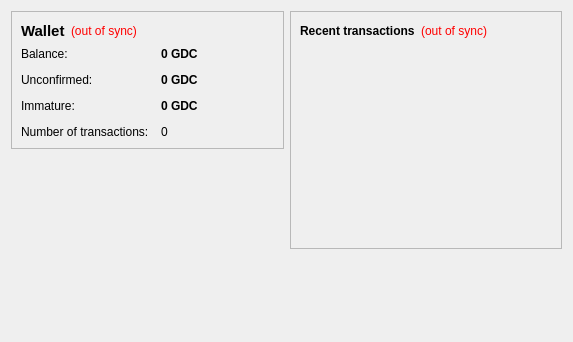
<?xml version="1.0" encoding="UTF-8"?>
<ui version="4.0">
 <class>OverviewPage</class>
 <widget class="QWidget" name="OverviewPage">
  <property name="geometry">
   <rect>
    <x>0</x>
    <y>0</y>
    <width>573</width>
    <height>342</height>
   </rect>
  </property>
  <property name="windowTitle">
   <string>Form</string>
  </property>
  <layout class="QHBoxLayout" name="horizontalLayout" stretch="1,1">
   <item>
    <layout class="QVBoxLayout" name="verticalLayout_2">
     <item>
      <widget class="QFrame" name="frame">
       <property name="frameShape">
        <enum>QFrame::StyledPanel</enum>
       </property>
       <property name="frameShadow">
        <enum>QFrame::Raised</enum>
       </property>
       <layout class="QVBoxLayout" name="verticalLayout_4">
        <item>
         <layout class="QHBoxLayout" name="horizontalLayout_4">
          <item>
           <widget class="QLabel" name="label_5">
            <property name="font">
             <font>
              <pointsize>11</pointsize>
              <weight>75</weight>
              <bold>true</bold>
             </font>
            </property>
            <property name="text">
             <string>Wallet</string>
            </property>
           </widget>
          </item>
          <item>
           <widget class="QLabel" name="labelWalletStatus">
            <property name="toolTip">
             <string>The displayed information may be out of date. Your wallet automatically synchronizes with the Grandcoin network after a connection is established, but this process has not completed yet.</string>
            </property>
            <property name="styleSheet">
             <string notr="true">QLabel { color: red; }</string>
            </property>
            <property name="text">
             <string notr="true">(out of sync)</string>
            </property>
            <property name="alignment">
             <set>Qt::AlignLeading|Qt::AlignLeft|Qt::AlignVCenter</set>
            </property>
           </widget>
          </item>
          <item>
           <spacer name="horizontalSpacer_2">
            <property name="orientation">
             <enum>Qt::Horizontal</enum>
            </property>
            <property name="sizeHint" stdset="0">
             <size>
              <width>40</width>
              <height>20</height>
             </size>
            </property>
           </spacer>
          </item>
         </layout>
        </item>
        <item>
         <layout class="QFormLayout" name="formLayout_2">
          <property name="fieldGrowthPolicy">
           <enum>QFormLayout::AllNonFixedFieldsGrow</enum>
          </property>
          <property name="horizontalSpacing">
           <number>12</number>
          </property>
          <property name="verticalSpacing">
           <number>12</number>
          </property>
          <item row="0" column="0">
           <widget class="QLabel" name="label">
            <property name="text">
             <string>Balance:</string>
            </property>
           </widget>
          </item>
          <item row="0" column="1">
           <widget class="QLabel" name="labelBalance">
            <property name="font">
             <font>
              <weight>75</weight>
              <bold>true</bold>
             </font>
            </property>
            <property name="cursor">
             <cursorShape>IBeamCursor</cursorShape>
            </property>
            <property name="toolTip">
             <string>Your current balance</string>
            </property>
            <property name="text">
             <string notr="true">0 GDC</string>
            </property>
            <property name="textInteractionFlags">
             <set>Qt::LinksAccessibleByMouse|Qt::TextSelectableByKeyboard|Qt::TextSelectableByMouse</set>
            </property>
           </widget>
          </item>
          <item row="1" column="0">
           <widget class="QLabel" name="label_3">
            <property name="text">
             <string>Unconfirmed:</string>
            </property>
           </widget>
          </item>
          <item row="1" column="1">
           <widget class="QLabel" name="labelUnconfirmed">
            <property name="font">
             <font>
              <weight>75</weight>
              <bold>true</bold>
             </font>
            </property>
            <property name="cursor">
             <cursorShape>IBeamCursor</cursorShape>
            </property>
            <property name="toolTip">
             <string>Total of transactions that have yet to be confirmed, and do not yet count toward the current balance</string>
            </property>
            <property name="text">
             <string notr="true">0 GDC</string>
            </property>
            <property name="textInteractionFlags">
             <set>Qt::LinksAccessibleByMouse|Qt::TextSelectableByKeyboard|Qt::TextSelectableByMouse</set>
            </property>
           </widget>
          </item>
          <item row="3" column="0">
           <widget class="QLabel" name="label_2">
            <property name="text">
             <string>Number of transactions:</string>
            </property>
           </widget>
          </item>
          <item row="3" column="1">
           <widget class="QLabel" name="labelNumTransactions">
            <property name="toolTip">
             <string>Total number of transactions in wallet</string>
            </property>
            <property name="text">
             <string notr="true">0</string>
            </property>
           </widget>
          </item>
          <item row="2" column="0">
           <widget class="QLabel" name="labelImmatureText">
            <property name="text">
             <string>Immature:</string>
            </property>
           </widget>
          </item>
          <item row="2" column="1">
           <widget class="QLabel" name="labelImmature">
            <property name="font">
             <font>
              <weight>75</weight>
              <bold>true</bold>
             </font>
            </property>
            <property name="toolTip">
             <string>Mined balance that has not yet matured</string>
            </property>
            <property name="text">
             <string notr="true">0 GDC</string>
            </property>
            <property name="textInteractionFlags">
             <set>Qt::LinksAccessibleByMouse|Qt::TextSelectableByKeyboard|Qt::TextSelectableByMouse</set>
            </property>
           </widget>
          </item>
         </layout>
        </item>
       </layout>
      </widget>
     </item>
     <item>
      <spacer name="verticalSpacer">
       <property name="orientation">
        <enum>Qt::Vertical</enum>
       </property>
       <property name="sizeHint" stdset="0">
        <size>
         <width>20</width>
         <height>40</height>
        </size>
       </property>
      </spacer>
     </item>
    </layout>
   </item>
   <item>
    <layout class="QVBoxLayout" name="verticalLayout_3">
     <item>
      <widget class="QFrame" name="frame_2">
       <property name="frameShape">
        <enum>QFrame::StyledPanel</enum>
       </property>
       <property name="frameShadow">
        <enum>QFrame::Raised</enum>
       </property>
       <layout class="QVBoxLayout" name="verticalLayout">
        <item>
         <layout class="QHBoxLayout" name="horizontalLayout_2">
          <item>
           <widget class="QLabel" name="label_4">
            <property name="text">
             <string>&lt;b&gt;Recent transactions&lt;/b&gt;</string>
            </property>
           </widget>
          </item>
          <item>
           <widget class="QLabel" name="labelTransactionsStatus">
            <property name="toolTip">
             <string>The displayed information may be out of date. Your wallet automatically synchronizes with the Grandcoin network after a connection is established, but this process has not completed yet.</string>
            </property>
            <property name="styleSheet">
             <string notr="true">QLabel { color: red; }</string>
            </property>
            <property name="text">
             <string notr="true">(out of sync)</string>
            </property>
            <property name="alignment">
             <set>Qt::AlignRight|Qt::AlignTrailing|Qt::AlignVCenter</set>
            </property>
           </widget>
          </item>
          <item>
           <spacer name="horizontalSpacer">
            <property name="orientation">
             <enum>Qt::Horizontal</enum>
            </property>
            <property name="sizeHint" stdset="0">
             <size>
              <width>40</width>
              <height>20</height>
             </size>
            </property>
           </spacer>
          </item>
         </layout>
        </item>
        <item>
         <widget class="QListView" name="listTransactions">
          <property name="styleSheet">
           <string notr="true">QListView { background: transparent; }</string>
          </property>
          <property name="frameShape">
           <enum>QFrame::NoFrame</enum>
          </property>
          <property name="verticalScrollBarPolicy">
           <enum>Qt::ScrollBarAlwaysOff</enum>
          </property>
          <property name="horizontalScrollBarPolicy">
           <enum>Qt::ScrollBarAlwaysOff</enum>
          </property>
          <property name="selectionMode">
           <enum>QAbstractItemView::NoSelection</enum>
          </property>
         </widget>
        </item>
       </layout>
      </widget>
     </item>
     <item>
      <spacer name="verticalSpacer_2">
       <property name="orientation">
        <enum>Qt::Vertical</enum>
       </property>
       <property name="sizeHint" stdset="0">
        <size>
         <width>20</width>
         <height>40</height>
        </size>
       </property>
      </spacer>
     </item>
    </layout>
   </item>
  </layout>
 </widget>
 <resources/>
 <connections/>
</ui>
